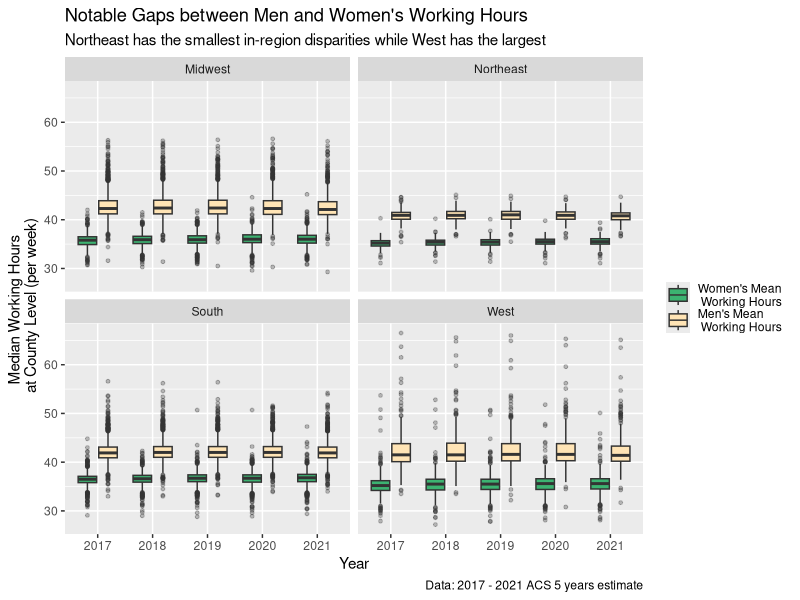
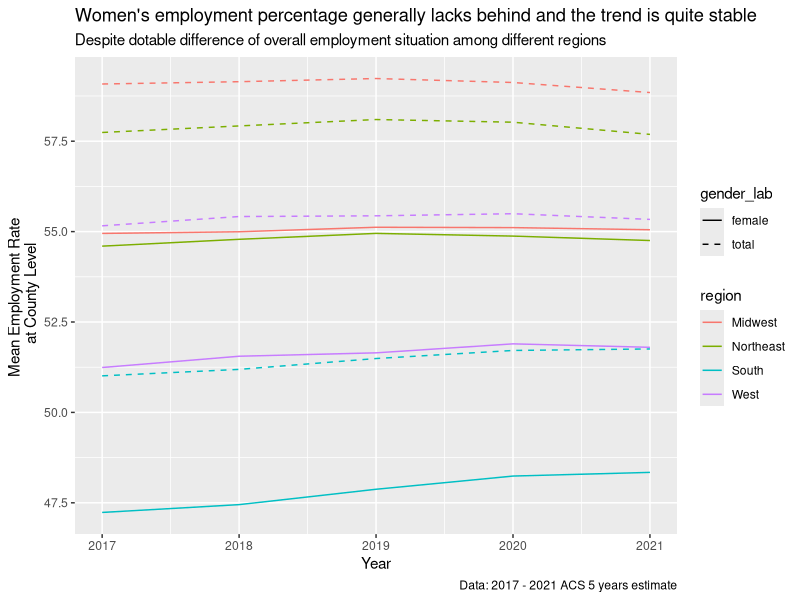

The R script that drew these images, in order:
library(haven)
acs1721_secol <- read_dta("17_21acs_v2.dta")
View(acs1721_secol)

library(tidyverse)

### Graph 1: Gaps between Men and Women's Working Hours

wrhr_slim <- acs1721_secol |>
  filter(is.na(acs_mean_workhr_f) == FALSE) |> 
  filter(is.na(acs_mean_workhr_m) == FALSE) |>
  select(state, county,region, statefips, countyfips, year, acs_mean_workhr_m, acs_mean_workhr_f)

wrhr_yrrg_long <- wrhr_slim |>
  pivot_longer(cols = c(acs_mean_workhr_f, acs_mean_workhr_m),
               names_to = "gender_lab",
               values_to = "median_workhr") 

wrhr_yrrg_long <- wrhr_yrrg_long |>
  filter(median_workhr > 0)

wrhr_yrrg_long$year = factor(wrhr_yrrg_long$year)

ggplot(data = wrhr_yrrg_long) +
  geom_boxplot(mapping = aes(x = year,
                             y = median_workhr,
                             fill = gender_lab),
               outlier.shape = 19,
               outlier.size = 1,
               outlier.alpha = 0.3)+
  facet_wrap(~region) +
  scale_fill_manual(values = c("acs_mean_workhr_m" = "moccasin",
                               "acs_mean_workhr_f" = "mediumseagreen"),
                    labels = c("acs_mean_workhr_m" = "Men's Mean \n Working Hours",
                               "acs_mean_workhr_f" = "Women's Mean \n Working Hours")) +
  theme(legend.title = element_blank()) +
  labs(title = "Notable Gaps between Men and Women's Working Hours",
       subtitle = paste("Northeast has the smallest in-region disparities",
                        "while West has the largest"),
       caption = "Data: 2017 - 2021 ACS 5 years estimate",
       x = "Year",
       y = "Median Working Hours \n at County Level (per week)")

### Graph 2: Women's Employment Percentage VS Total Employment Percentage (at county level)

emp_slim <- acs1721_secol |>
  filter(is.na(acs_pct_employed) == FALSE) |> 
  filter(is.na(acs_female_employed) == FALSE) |>
  filter(acs_female_employed > 0) |>
  filter(acs_pct_employed > 0) |>
  select(state, county,region, statefips, countyfips, year, 
         acs_pct_employed, acs_female_employed)

emp_slim_yr <- emp_slim |>
  group_by(year, region) |>
  summarize("mean_tol" = mean(acs_pct_employed),
            "mean_fem" = mean(acs_female_employed))

emp_yrrg_long <- emp_slim_yr |>
  pivot_longer(cols = c(mean_tol, mean_fem),
               names_to = "gender_lab",
               values_to = "mean_emprate")

emp_yrrg_long|>
  ggplot(mapping = aes(x = year,
                       y = mean_emprate,
                       linetype = gender_lab))+
  geom_line(mapping = aes(color = region))+
  scale_linetype_manual(labels = c("mean_fem" = "female",
                                   "mean_tol" = "total"),
                        values = c("mean_fem" = 1,
                                   "mean_tol" = 2))+
  labs(title = paste("Women's employment percentage generally lacks behind",
                     "and the trend is quite stable"),
       subtitle = paste("Despite dotable difference of overall employment",
                        "situation among different regions"),
       caption = "Data: 2017 - 2021 ACS 5 years estimate",
       x = "Year",
       y = "Mean Employment Rate \n at County Level")

